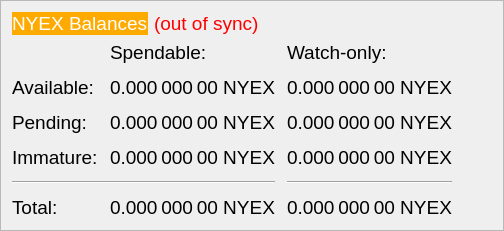
        <widget class="QFrame" name="frame">
         <property name="maximumSize">
          <size>
           <width>16777215</width>
           <height>200</height>
          </size>
         </property>
         <property name="font">
          <font>
           <family>MS Shell Dlg 2</family>
           <pointsize>14</pointsize>
          </font>
         </property>
         <property name="frameShape">
          <enum>QFrame::StyledPanel</enum>
         </property>
         <property name="frameShadow">
          <enum>QFrame::Raised</enum>
         </property>
         <layout class="QVBoxLayout" name="verticalLayout_4">
          <item>
           <layout class="QHBoxLayout" name="horizontalLayout_4">
            <property name="spacing">
             <number>6</number>
            </property>
            <property name="sizeConstraint">
             <enum>QLayout::SetFixedSize</enum>
            </property>
            <item>
             <widget class="QLabel" name="label_5">
              <property name="font">
               <font>
                <pointsize>14</pointsize>
               </font>
              </property>
              <property name="styleSheet">
               <string notr="true">background-color: rgb(255, 170, 0);
color: rgb(255, 255, 255);</string>
              </property>
              <property name="text">
               <string>NYEX Balances</string>
              </property>
             </widget>
            </item>
            <item>
             <widget class="QLabel" name="labelWalletStatus">
              <property name="font">
               <font>
                <pointsize>14</pointsize>
               </font>
              </property>
              <property name="cursor">
               <cursorShape>WhatsThisCursor</cursorShape>
              </property>
              <property name="toolTip">
               <string>The displayed information may be out of date. Your wallet automatically synchronizes with the Nyerium network after a connection is established, but this process has not completed yet.</string>
              </property>
              <property name="styleSheet">
               <string notr="true">QLabel { color: red; }</string>
              </property>
              <property name="text">
               <string notr="true">(out of sync)</string>
              </property>
              <property name="alignment">
               <set>Qt::AlignLeading|Qt::AlignLeft|Qt::AlignVCenter</set>
              </property>
             </widget>
            </item>
            <item>
             <spacer name="horizontalSpacer_3">
              <property name="font">
               <font>
                <family>MS Shell Dlg 2</family>
                <pointsize>14</pointsize>
               </font>
              </property>
              <property name="orientation">
               <enum>Qt::Horizontal</enum>
              </property>
              <property name="sizeHint" stdset="0">
               <size>
                <width>40</width>
                <height>20</height>
               </size>
              </property>
             </spacer>
            </item>
           </layout>
          </item>
          <item>
           <layout class="QGridLayout" name="gridLayout">
            <property name="spacing">
             <number>12</number>
            </property>
            <item row="2" column="2">
             <widget class="QLabel" name="labelWatchPending">
              <property name="cursor">
               <cursorShape>IBeamCursor</cursorShape>
              </property>
              <property name="toolTip">
               <string>Unconfirmed transactions to watch-only addresses</string>
              </property>
              <property name="text">
               <string notr="true">0.000 000 00 NYEX</string>
              </property>
              <property name="alignment">
               <set>Qt::AlignLeading|Qt::AlignLeft|Qt::AlignVCenter</set>
              </property>
              <property name="textInteractionFlags">
               <set>Qt::LinksAccessibleByMouse|Qt::TextSelectableByKeyboard|Qt::TextSelectableByMouse</set>
              </property>
             </widget>
            </item>
            <item row="2" column="1">
             <widget class="QLabel" name="labelUnconfirmed">
              <property name="cursor">
               <cursorShape>IBeamCursor</cursorShape>
              </property>
              <property name="toolTip">
               <string>Total of transactions that have yet to be confirmed, and do not yet count toward the spendable balance</string>
              </property>
              <property name="text">
               <string notr="true">0.000 000 00 NYEX</string>
              </property>
              <property name="alignment">
               <set>Qt::AlignLeading|Qt::AlignLeft|Qt::AlignVCenter</set>
              </property>
              <property name="textInteractionFlags">
               <set>Qt::LinksAccessibleByMouse|Qt::TextSelectableByKeyboard|Qt::TextSelectableByMouse</set>
              </property>
             </widget>
            </item>
            <item row="3" column="2">
             <widget class="QLabel" name="labelWatchImmature">
              <property name="cursor">
               <cursorShape>IBeamCursor</cursorShape>
              </property>
              <property name="toolTip">
               <string>Staked or masternode rewards in watch-only addresses that has not yet matured</string>
              </property>
              <property name="text">
               <string notr="true">0.000 000 00 NYEX</string>
              </property>
              <property name="alignment">
               <set>Qt::AlignLeading|Qt::AlignLeft|Qt::AlignVCenter</set>
              </property>
              <property name="textInteractionFlags">
               <set>Qt::LinksAccessibleByMouse|Qt::TextSelectableByKeyboard|Qt::TextSelectableByMouse</set>
              </property>
             </widget>
            </item>
            <item row="4" column="0" colspan="2">
             <widget class="Line" name="lineSpendableBalance">
              <property name="font">
               <font>
                <family>MS Shell Dlg 2</family>
                <pointsize>14</pointsize>
               </font>
              </property>
              <property name="lineWidth">
               <number>1</number>
              </property>
              <property name="orientation">
               <enum>Qt::Horizontal</enum>
              </property>
             </widget>
            </item>
            <item row="4" column="2">
             <widget class="Line" name="lineWatchBalance">
              <property name="sizePolicy">
               <sizepolicy hsizetype="Preferred" vsizetype="Fixed">
                <horstretch>0</horstretch>
                <verstretch>0</verstretch>
               </sizepolicy>
              </property>
              <property name="minimumSize">
               <size>
                <width>140</width>
                <height>0</height>
               </size>
              </property>
              <property name="font">
               <font>
                <family>MS Shell Dlg 2</family>
                <pointsize>14</pointsize>
               </font>
              </property>
              <property name="orientation">
               <enum>Qt::Horizontal</enum>
              </property>
             </widget>
            </item>
            <item row="5" column="0">
             <widget class="QLabel" name="labelTotalText">
              <property name="text">
               <string>Total:</string>
              </property>
             </widget>
            </item>
            <item row="3" column="1">
             <widget class="QLabel" name="labelImmature">
              <property name="cursor">
               <cursorShape>IBeamCursor</cursorShape>
              </property>
              <property name="toolTip">
               <string>Staked or masternode rewards that has not yet matured</string>
              </property>
              <property name="text">
               <string notr="true">0.000 000 00 NYEX</string>
              </property>
              <property name="alignment">
               <set>Qt::AlignLeading|Qt::AlignLeft|Qt::AlignVCenter</set>
              </property>
              <property name="textInteractionFlags">
               <set>Qt::LinksAccessibleByMouse|Qt::TextSelectableByKeyboard|Qt::TextSelectableByMouse</set>
              </property>
             </widget>
            </item>
            <item row="2" column="3">
             <spacer name="horizontalSpacer_2">
              <property name="font">
               <font>
                <family>MS Shell Dlg 2</family>
                <pointsize>14</pointsize>
               </font>
              </property>
              <property name="orientation">
               <enum>Qt::Horizontal</enum>
              </property>
              <property name="sizeHint" stdset="0">
               <size>
                <width>40</width>
                <height>20</height>
               </size>
              </property>
             </spacer>
            </item>
            <item row="3" column="0">
             <widget class="QLabel" name="labelImmatureText">
              <property name="text">
               <string>Immature:</string>
              </property>
             </widget>
            </item>
            <item row="5" column="1">
             <widget class="QLabel" name="labelTotal">
              <property name="cursor">
               <cursorShape>IBeamCursor</cursorShape>
              </property>
              <property name="toolTip">
               <string>Your current total balance</string>
              </property>
              <property name="text">
               <string notr="true">0.000 000 00 NYEX</string>
              </property>
              <property name="alignment">
               <set>Qt::AlignLeading|Qt::AlignLeft|Qt::AlignVCenter</set>
              </property>
              <property name="textInteractionFlags">
               <set>Qt::LinksAccessibleByMouse|Qt::TextSelectableByKeyboard|Qt::TextSelectableByMouse</set>
              </property>
             </widget>
            </item>
            <item row="5" column="2">
             <widget class="QLabel" name="labelWatchTotal">
              <property name="cursor">
               <cursorShape>IBeamCursor</cursorShape>
              </property>
              <property name="toolTip">
               <string>Current total balance in watch-only addresses</string>
              </property>
              <property name="text">
               <string notr="true">0.000 000 00 NYEX</string>
              </property>
              <property name="alignment">
               <set>Qt::AlignLeading|Qt::AlignLeft|Qt::AlignVCenter</set>
              </property>
              <property name="textInteractionFlags">
               <set>Qt::LinksAccessibleByMouse|Qt::TextSelectableByKeyboard|Qt::TextSelectableByMouse</set>
              </property>
             </widget>
            </item>
            <item row="0" column="2">
             <widget class="QLabel" name="labelWatchonly">
              <property name="text">
               <string>Watch-only:</string>
              </property>
              <property name="alignment">
               <set>Qt::AlignLeading|Qt::AlignLeft|Qt::AlignVCenter</set>
              </property>
             </widget>
            </item>
            <item row="1" column="0">
             <widget class="QLabel" name="labelBalanceText">
              <property name="text">
               <string>Available:</string>
              </property>
             </widget>
            </item>
            <item row="1" column="1">
             <widget class="QLabel" name="labelBalance">
              <property name="cursor">
               <cursorShape>IBeamCursor</cursorShape>
              </property>
              <property name="toolTip">
               <string>Your current spendable balance</string>
              </property>
              <property name="text">
               <string notr="true">0.000 000 00 NYEX</string>
              </property>
              <property name="alignment">
               <set>Qt::AlignLeading|Qt::AlignLeft|Qt::AlignVCenter</set>
              </property>
              <property name="textInteractionFlags">
               <set>Qt::LinksAccessibleByMouse|Qt::TextSelectableByKeyboard|Qt::TextSelectableByMouse</set>
              </property>
             </widget>
            </item>
            <item row="1" column="2">
             <widget class="QLabel" name="labelWatchAvailable">
              <property name="cursor">
               <cursorShape>IBeamCursor</cursorShape>
              </property>
              <property name="toolTip">
               <string>Your current balance in watch-only addresses</string>
              </property>
              <property name="text">
               <string notr="true">0.000 000 00 NYEX</string>
              </property>
              <property name="alignment">
               <set>Qt::AlignLeading|Qt::AlignLeft|Qt::AlignVCenter</set>
              </property>
              <property name="textInteractionFlags">
               <set>Qt::LinksAccessibleByMouse|Qt::TextSelectableByKeyboard|Qt::TextSelectableByMouse</set>
              </property>
             </widget>
            </item>
            <item row="2" column="0">
             <widget class="QLabel" name="labelPendingText">
              <property name="text">
               <string>Pending:</string>
              </property>
             </widget>
            </item>
            <item row="0" column="1">
             <widget class="QLabel" name="labelSpendable">
              <property name="text">
               <string>Spendable:</string>
              </property>
              <property name="alignment">
               <set>Qt::AlignLeading|Qt::AlignLeft|Qt::AlignVCenter</set>
              </property>
             </widget>
            </item>
           </layout>
          </item>
         </layout>
        </widget>
